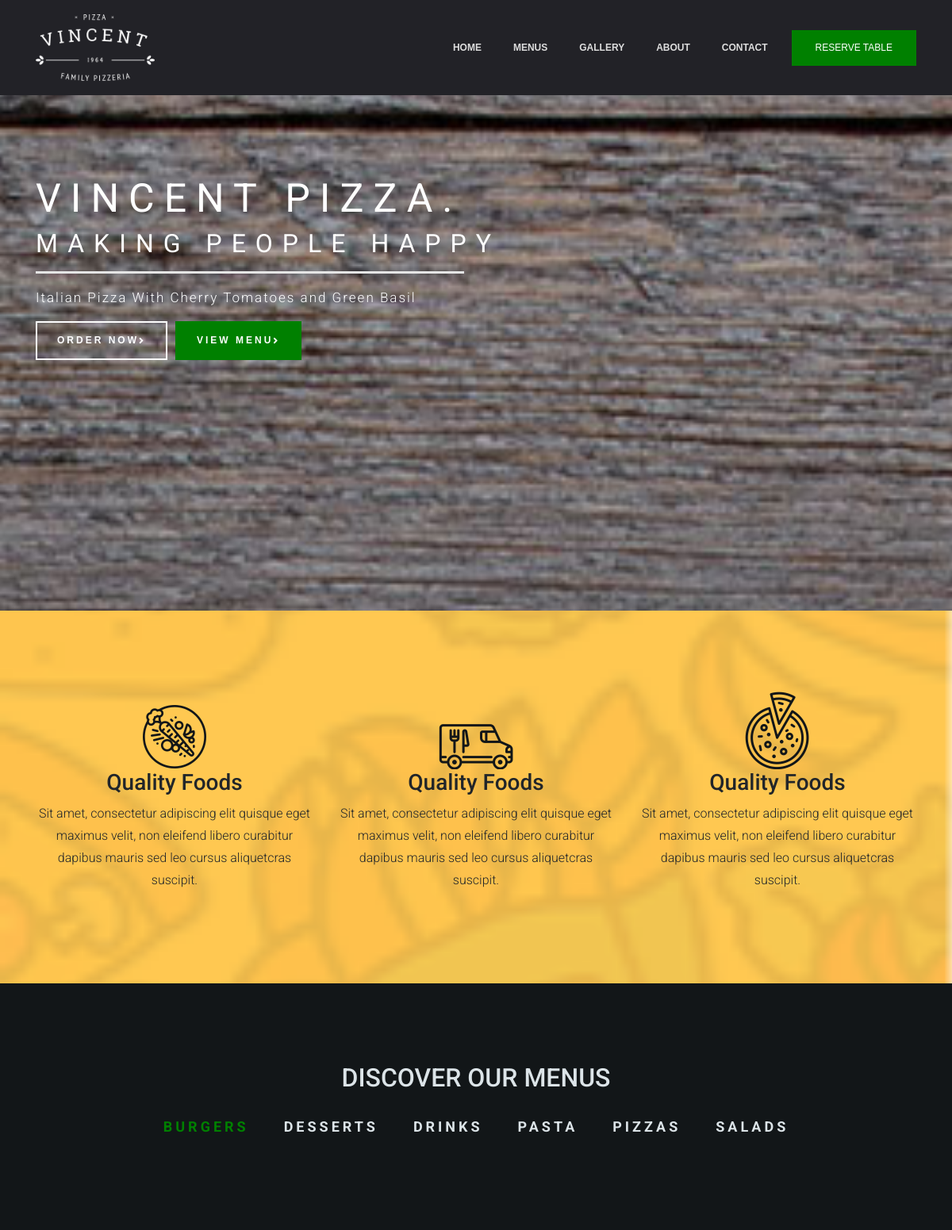
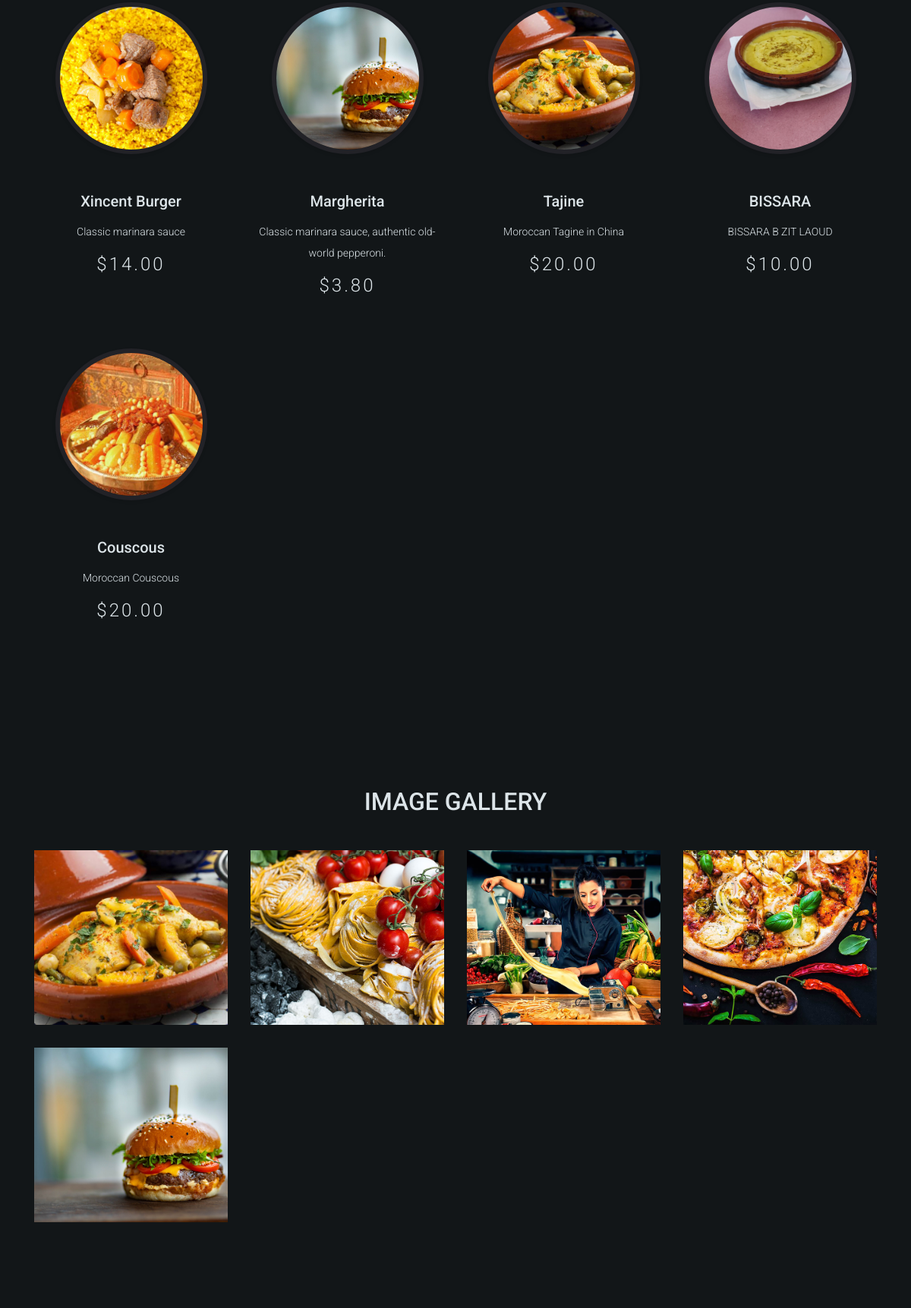
The page / (upper part) on the database its author committed (2 pictures, top to bottom).
### tables this page shows
CREATE TABLE `menu_categories` (
  `category_id` int(2) NOT NULL,
  `category_name` varchar(15) NOT NULL
);

CREATE TABLE `menus` (
  `menu_id` int(2) NOT NULL,
  `menu_name` varchar(20) NOT NULL,
  `menu_description` varchar(255) NOT NULL,
  `menu_price` decimal(4,2) NOT NULL,
  `menu_image` varchar(255) NOT NULL,
  `category_id` int(2) NOT NULL
);

CREATE TABLE `image_gallery` (
  `image_id` int(2) NOT NULL,
  `image_name` varchar(30) NOT NULL,
  `image` varchar(255) NOT NULL
);

### index.php (the view, shortened to what this page needs)
<?php
    include "connect.php";
    include "Includes/templates/header.php";
    include "Includes/templates/navbar.php";
?>
	<section class="home-section" id="home">
		<div class="container">
			<div class="row" style="flex-wrap: nowrap;">
				<div class="col-md-6 home-left-section">
					<div style="padding: 100px 0px; color: white;">
						<h1>
							VINCENT PIZZA.
						</h1>
						<h2>
							MAKING PEOPLE HAPPY
						</h2>
						<hr>
						<p>
							Italian Pizza With Cherry Tomatoes and Green Basil
						</p>
						<div style="display: flex;">
							<a href="order.php" target="_blank" class="bttn_style_1" style="margin-right: 10px; display: flex;justify-content: center;align-items: center;" id="ordernow">
								Order Now
								<i class="fas fa-angle-right"></i>
							</a>
							<a href="#menus" class="bttn_style_2" style="display: flex;justify-content: center;align-items: center;" id="viewmenu">
								VIEW MENU
								<i class="fas fa-angle-right"></i>
							</a>
						</div>
					</div>
				</div>
			</div>
		</div>
	</section>
	<section class="our_qualities" style="padding:100px 0px;">
		<div class="container">
			<div class="row">
				<div class="col-md-4">
					<div class="our_qualities_column">
	                    <img src="Design/images/quality_food_img.png" >
	                    <div class="caption">
	                        <h3>
	                            Quality Foods
	                        </h3>
	                        <p>
	                        	Sit amet, consectetur adipiscing elit quisque eget maximus velit,
	                        	non eleifend libero curabitur dapibus mauris sed leo cursus aliquetcras suscipit.
	                        </p>
	                    </div>
	                </div>
				</div>
				<div class="col-md-4">
					<div class="our_qualities_column">
	                    <img src="Design/images/fast_delivery_img.png" >
	                    <div class="caption">
	                        <h3>
	                            Quality Foods
	                        </h3>
	                        <p>
	                        	Sit amet, consectetur adipiscing elit quisque eget maximus velit,
	                        	non eleifend libero curabitur dapibus mauris sed leo cursus aliquetcras suscipit.
	                        </p>
	                    </div>
	                </div>
				</div>
				<div class="col-md-4">
					<div class="our_qualities_column">
	                    <img src="Design/images/original_taste_img.png" >
	                    <div class="caption">
	                        <h3>
	                            Quality Foods
	                        </h3>
	                        <p>
	                        	Sit amet, consectetur adipiscing elit quisque eget maximus velit,
	                        	non eleifend libero curabitur dapibus mauris sed leo cursus aliquetcras suscipit.
	                        </p>
	                    </div>
	                </div>
				</div>
			</div>
		</div>
	</section>
	<section class="our_menus" id="menus">
		<div class="container">
			<h2 style="text-align: center;margin-bottom: 30px">DISCOVER OUR MENUS</h2>
			<div class="menus_tabs" >
				<div class="menus_tabs_picker">
					<ul style="text-align: center;margin-bottom: 70px;">
						<?php
	                        $stmt = $con->prepare("Select * from menu_categories");
	                        $stmt->execute();
	                        $rows = $stmt->fetchAll();
	                        $x = 0;
	                        foreach($rows as $row)
	                        {
	                        	if($x == 0)
								{
	                        		echo "<li class = 'menu_category_name tab_category_links active_category '  onclick=showCategoryMenus(event,'".str_replace(' ', '', $row['category_name'])."')>";
	                        			echo $row['category_name'];
	                        		echo "</li>";
	                        	}
	                        	else
	                        	{
	                        		echo "<li class = 'menu_category_name tab_category_links'  onclick=showCategoryMenus(event,'".str_replace(' ', '', $row['category_name'])."')>";
	                        			echo $row['category_name'];
	                        		echo "</li>";
	                        	}
	                        	$x++;
	                        }
						?>
					</ul>
				</div>
				<div class="menus_tab">
					<?php
                        $stmt = $con->prepare("Select * from menu_categories");
                        $stmt->execute();
                        $rows = $stmt->fetchAll();
                        $i = 0;
                        foreach($rows as $row)
                        {
                            if($i == 0)
                            {
                                echo '<div class="menu_item  tab_category_content" id="'.str_replace(' ', '', $row['category_name']).'" style=display:block>';
                                    $stmt_menus = $con->prepare("Select * from menus where category_id = ?");
                                    $stmt_menus->execute(array($row['category_id']));
                                    $rows_menus = $stmt_menus->fetchAll();
                                    echo "<div class='row'>";
	                                    foreach($rows_menus as $menu)
	                                    {
	                                        ?>
	                                            <div class="col-md-4 col-lg-3 menu-column">
	                                                <div class="thumbnail" style="cursor:pointer">
	                                                    <?php $source = "admin/Uploads/images/".$menu['menu_image']; ?>
	                                                    <div class="menu-image">
													        <div class="image-preview">
													            <div style="background-image: url('<?php echo $source; ?>');"></div>
													        </div>
													    </div>
	                                                    <div class="caption">
	                                                        <h5>
	                                                            <?php echo $menu['menu_name'];?>
	                                                        </h5>
	                                                        <p>
	                                                            <?php echo $menu['menu_description']; ?>
	                                                        </p>
	                                                        <span class="menu_price">
	                                                        	<?php echo "$".$menu['menu_price']; ?>
	                                                        </span>
	                                                    </div>
	                                                </div>
	                                            </div>
	                                        <?php
	                                    }
	                                echo "</div>";
                                echo '</div>';
                            }
                            $i++;
                        }
                        echo "</div>";
                    ?>
				</div>
			</div>
	</section>
	<section class="image-gallery" id="gallery">
		<div class="container">
			<h2 style="text-align: center;margin-bottom: 30px">IMAGE GALLERY</h2>
			<?php
				$stmt_image_gallery = $con->prepare("Select * from image_gallery");
                $stmt_image_gallery->execute();
                $rows_image_gallery = $stmt_image_gallery->fetchAll();
                echo "<div class = 'row'>";
	                foreach($rows_image_gallery as $row_image_gallery)
	                {
	                	echo "<div  class = 'col-md-4 col-lg-3' style = 'padding: 15px;'>";
	                		$source = "admin/Uploads/images/".$row_image_gallery['image'];
	                		?>
	                		<div  style = "background-image: url('<?php echo $source; ?>') !important;background-repeat: no-repeat;background-position: 50% 50%;background-size: cover;background-clip: border-box;box-sizing: border-box;overflow: hidden;height: 230px;" id="galleryhover">
	                		</div>
	                		<?php
	                	echo "</div>";
	                }
	            echo "</div>";
			?>
		</div>
	</section>
    <?php include "Includes/templates/footer.php"; ?>

### Design/css/main4.css (style rules this page uses)
a, a:hover { text-decoration: none !important; }
ul { display: block; list-style: none; padding: 0; margin: 0; }
hr { margin-top: 1rem; margin-bottom: 1rem; background: white; border: 3px; border-top: 3px solid rgba(0,0,0,.1); }
html { scroll-behavior: smooth; }
body { font-family: 'Roboto', sans-serif; font-size: 16px; line-height: 28px; font-weight: 300; }
.home-section { background: url(../images/home_bg.jpg); background-position: center; background-repeat: no-repeat; background-size: cover; height: 650px; background-attachment: fixed; }
.bttn_style_1 { font-family: "Work Sans",sans-serif; letter-spacing: 3px; background-color: transparent; color: white !important; line-height: 45px; display: inline-block; padding: 0 25px; border-radius: 0; font-size: 12px; text-transform: uppercase; font-weight: 600; position: relative; border: 2px solid white; opacity: 1; }
.bttn_style_2 { font-family: "Work Sans",sans-serif; letter-spacing: 3px; background-color: green; color: white; line-height: 45px; display: inline-block; padding: 0 25px; border-radius: 0; font-size: 12px; text-transform: uppercase; font-weight: 600; position: relative; border: 2px solid green; overflow: hidden; z-index: 1; -webkit-transition: color 0.4s cubic-bezier(0.4, 0, 0.2, 1); -moz-transition: color 0.4s cubic-bezier(0.4, 0, 0.2, 1); -ms-transition: color 0.4s cubic-bezier(0.4, 0, 0.2, 1); -o-transition: color 0.4s cubic-bezier(0.4, 0, 0.2, 1); transition: color 0.4s cubic-bezier(0.4, 0, 0.2, 1); }
.bttn_style_2:before { content: ""; position: absolute; top: 0; left: 0; bottom: 0; right: 0; background: #222227; -webkit-transform-origin: right center; -moz-transform-origin: right center; -ms-transform-origin: right center; transform-origin: right center; -webkit-transform: scale(0, 1); -moz-transform: scale(0, 1); -ms-transform: scale(0, 1); -o-transform: scale(0, 1); transform: scale(0, 1); -webkit-transition: -webkit-transform 0.4s cubic-bezier(0.4, 0, 0.2, 1); -moz-transition: -moz-transform 0.4s cubic-bezier(0.4, 0, 0.2, 1); -ms-transition: -ms-transform 0.4s cubic-bezier(0.4, 0, 0.2, 1); -o-transition: -o-transform 0.4s cubic-bezier(0.4, 0, 0.2, 1); transition: transform 0.4s cubic-bezier(0.4, 0, 0.2, 1); z-index: -1; }
.home-section h1 { color: rgb(255, 255, 255); white-space: nowrap; letter-spacing: 12px; font-weight: 400; font-size: 50px; }
.home-section h2 { color: rgb(255, 255, 255); white-space: nowrap; letter-spacing: 12px; font-weight: 400;f ont-size: 30px; }
.home-section p { color: rgb(255, 255, 255); white-space: nowrap; letter-spacing: 2px; font-weight: 300; font-size: 17px; }
.our_qualities { background: url(../images/our_qualities_bg.png); background-position: center; background-attachment: fixed; background-repeat: no-repeat; -webkit-background-size: cover; background-size: cover; }
.our_qualities_column { text-align: center; }
.thumbnail { display: block; margin-bottom: 20px; line-height: 1.42857143; background-color: #fff; -webkit-transition: border .2s ease-in-out; -o-transition: border .2s ease-in-out; transition: border .2s ease-in-out; text-align: center; background: inherit; }
.our_menus, .image-gallery { color: #dce4e8; padding: 100px 0px; background:#121618; }
.menu_category_name { display: inline-block; cursor: pointer; vertical-align: top; font-size: 18px; line-height: 26px; letter-spacing: 4px; font-weight: 700; text-transform: uppercase; margin: 0 22px; -webkit-transition: all .3s; transition: all .3s; }
.tab_category_content { display: none; }
.active_category { color: green; }
.menu-image { position: relative; max-width: 200px; margin: 50px auto; }
.menu-image .image-preview { width: 200px; height: 200px; position: relative; border-radius: 100%; border: 6px solid #222227; box-shadow: 0px 2px 4px 0px rgba(0, 0, 0, 0.1); }
.menu-image .image-preview > div { width: 100%; height: 100%; border-radius: 100%; background-size: cover; background-repeat: no-repeat; background-position: center; }
.thumbnail>.caption>p { font-size: 14px; line-height: 28px; margin-top: 14px; }
.menu_price { font-size: 24px; line-height: 26px; letter-spacing: 3px; display: block; }
#viewmenu { background-color: green; border: 2px solid green; color: white; }

### rows shown on the page
menu_categories: category_name "BURGERS"
menu_categories: category_name "DESSERTS"
menu_categories: category_name "DRINKS"
menu_categories: category_name "PASTA"
menu_categories: category_name "PIZZAS"
menu_categories: category_name "SALADS"
menus: menu_image (picture), menu_name "Xincent Burger", menu_description "Classic marinara sauce", menu_price "14.00"
menus: menu_image (picture), menu_name "Margherita", menu_description "Classic marinara sauce, authentic old-world pepperoni.", menu_price "3.80"
menus: menu_image (picture), menu_name "Tajine", menu_description "Moroccan Tagine in China", menu_price "20.00"
menus: menu_image (picture), menu_name "BISSARA", menu_description "BISSARA B ZIT LAOUD", menu_price "10.00"
menus: menu_image (picture), menu_name "Couscous", menu_description "Moroccan Couscous", menu_price "20.00"
image_gallery: image (picture)
image_gallery: image (picture)
image_gallery: image (picture)
image_gallery: image (picture)
image_gallery: image (picture)
